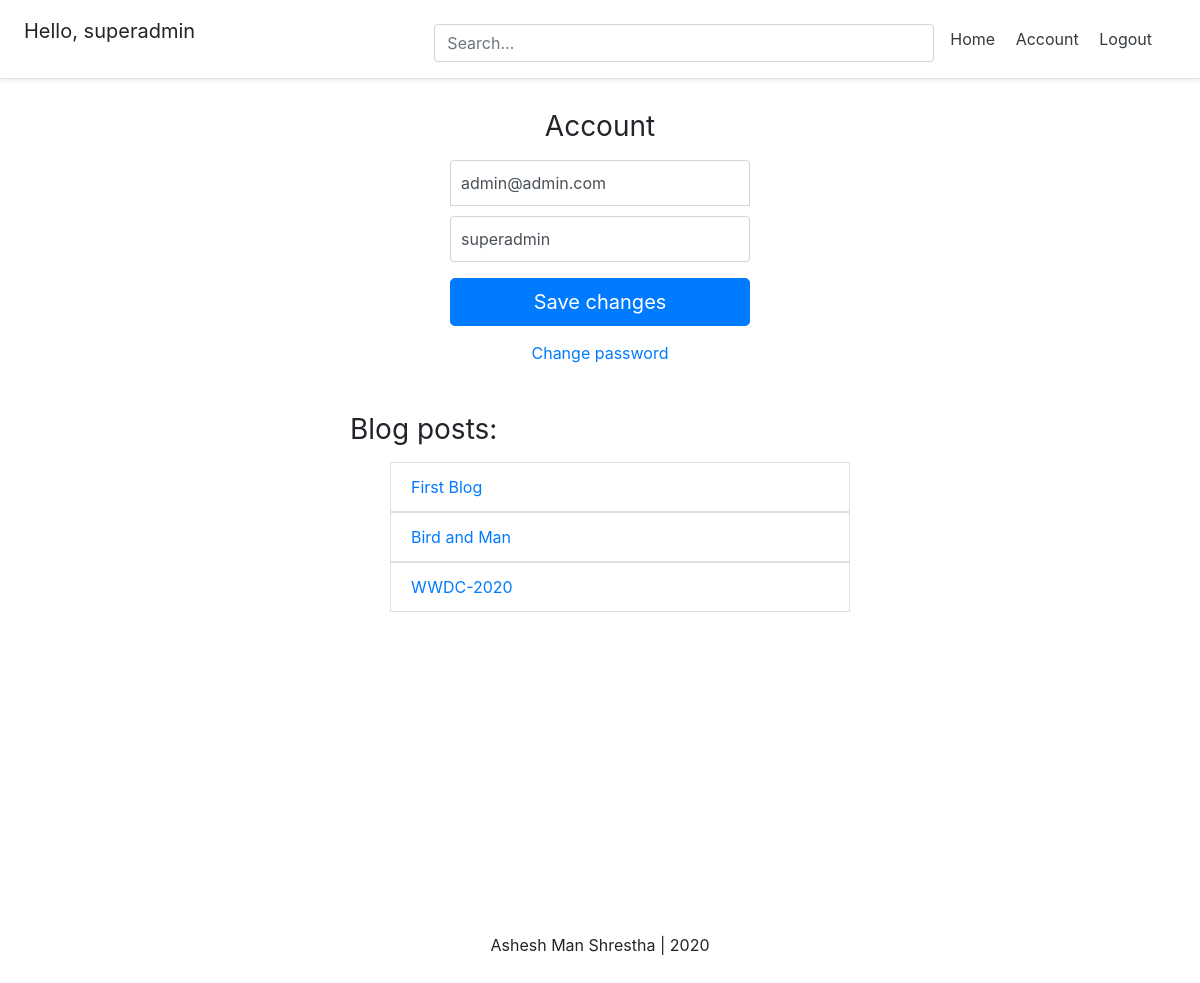
The app's page /account/ (signed in) with its own data.
### account/models.py (models this page shows, shortened)
class Account(AbstractBaseUser):
    email              = models.EmailField(verbose_name="email", max_length=60, unique=True)
    username           = models.CharField(max_length=30, unique=True)
    date_joined        = models.DateTimeField(verbose_name='date joined', auto_now_add=True)
    last_login         = models.DateTimeField(verbose_name='last login', auto_now=True)
    is_admin           = models.BooleanField(default=False)
    is_active          = models.BooleanField(default=True)
    is_staff           = models.BooleanField(default=False)
    is_superuser       = models.BooleanField(default=False)
    USERNAME_FIELD = 'email'
    REQUIRED_FIELDS = ['username',]
    objects = MyAccountManager()

### blog/models.py (models this page shows)
class BlogPost(models.Model):
    title             = models.CharField(max_length=50, null=False, blank=False)
    body              = models.TextField(max_length=5000, null=False, blank=False)
    image             = models.ImageField(upload_to=upload_location, null=False, blank=False)
    date_published    = models.DateTimeField(auto_now_add=True, verbose_name="date published")
    date_updated      = models.DateTimeField(auto_now=True, verbose_name="date updated")
    author            = models.ForeignKey(settings.AUTH_USER_MODEL, on_delete=models.CASCADE)
    slug              = models.SlugField(blank=True, unique=True)
    def __str__(self):
        return self.title

### account/views.py (the view)
# urls.py: path('account/', account_view, name="account"),
def account_view(request):
    if not request.user.is_authenticated:
        return redirect("login")
    context = {}
    if request.POST:
        form = AccountUpdateForm(request.POST, instance=request.user)
        if form.is_valid():
            form.save()
    else:
        form = AccountUpdateForm(
            initial = {
                "email" : request.user.email,
                "username" : request.user.username,
            }
        )
    context['account_form'] = form
    blog_posts = BlogPost.objects.filter(author=request.user)
    context['blog_posts'] = blog_posts
    return render(request, 'account/account.html', context)

### account/forms.py (shortened to what this page needs)
class AccountUpdateForm(forms.ModelForm):
    class Meta:
        model = Account
        fields = ('email', 'username')

### account/templates/account/account.html (shortened to what this page needs)
{% extends 'base.html' %}
{% block content %}
<form class="form-signin" method="post">{% csrf_token %}
    <h1 class="h3 mb-3 font-weight-normal">Account</h1>
    <input type="email" name="email" id="inputEmail" class="form-control" placeholder="Email address" required autofocus value={{account_form.initial.email}}>
    <input type="text" name="username" id="inputUsername" class="form-control" placeholder="Username" required
    value="{{account_form.initial.username}}">
    <button class="btn btn-lg btn-primary btn-block" type="submit">Save changes</button>
</form>
<div class="d-flex flex-column">
    <a class="m-auto" href="{% url 'password_change' %}">Change password</a>
</div>
<div class="container mt-4 p-4">
    <div class="row">
        <div class="blog-posts">
            <h3 class="mb-3 font-weight-normal">Blog posts:</h3>
            {% if blog_posts %}
            <ul>
                {% for post in blog_posts %}
                <a href="{% url 'blog:detail' post.slug %}" style="text-decoration: none;">
                    <li class="list-group-item">{{post}}</li>
                </a>
                {% endfor %}
            </ul>
            {% else %}
            <p>You have no blog posts. Create a post <a href="{% url 'blog:create' %}">here</a></p>
            {% endif %}
        </div>
    </div>
</div>
{% endblock content %}

### templates/snippets/header.html (shortened to what this page needs)
<link rel="stylesheet" href="https://stackpath.bootstrapcdn.com/bootstrap/4.5.0/css/bootstrap.min.css">
<div class="d-flex flex-column flex-md-row align-items-center p-3 px-md-4 mb-3 bg-white border-bottom shadow-sm">
    <h5 class="my-0 mr-md-auto font-weight-normal">
        {% if request.user.is_authenticated %}
            <p>Hello, {{request.user.username}}</p>
        {% endif %}
    </h5>
    <div class="search-bar mt-sm-2 mr-2">
        <form method="get">
            <input type="text" class="form-control" name="q" id="id_q" placeholder="Search...">
        </form>
    </div>
    <nav class="my-2 my-md-0 mr-md-3">
        {% if request.user.is_authenticated %}
            <a class="p-2 text-dark" href="{% url 'home' %}">Home</a>
            <a class="p-2 text-dark" href="{% url 'account' %}">Account</a>
            <a class="p-2 text-dark" href="{% url 'logout' %}">Logout</a>
        {% else %}
            <a class="p-2 text-dark" href="{% url 'home' %}">Home</a>
            <a class="p-2 text-dark" href="{% url 'login' %}">Login</a>
            <a class="btn btn-outline-primary" href="{% url 'register' %}">Register</a>
        {% endif %}
    </nav>
</div>

### templates/snippets/base_css.html (style rules this page uses)
body { background-color: #f2f2f2; }

### templates/snippets/header.html (style rules this page uses)
html { font-size: 14px; }
@media (min-width: 768px) { html { font-size: 16px; } }
.container { max-width: 960px; }
.search-bar { max-width: 500px; width: 100%; }
form { width: 100%; }

### account/templates/account/account.html (style rules this page uses)
.form-signin { width: 100%; max-width: 330px; padding: 15px; margin: auto; }
.form-signin .form-control { position: relative; box-sizing: border-box; height: auto; padding: 10px; font-size: 16px; }
.form-signin input[type="email"] { margin-bottom: 10px; border-bottom-right-radius: 0; border-bottom-left-radius: 0; }
.h3 { text-align: center; }
.blog-posts { max-width: 500px; width: 100%; margin: auto; }

### records on screen
Account: user.username "superadmin", email "admin@admin.com", username "superadmin"
BlogPost: title "First Blog"
BlogPost: title "Bird and Man"
BlogPost: title "WWDC-2020"
